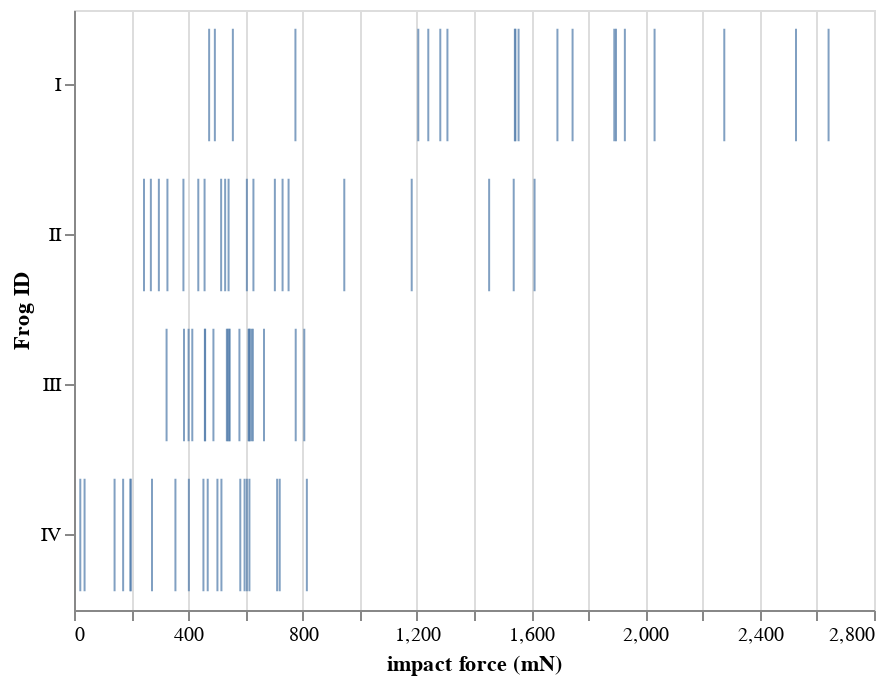

Notebook code cell kept with this figure:
### Code cell
alt.Chart(df
    ).mark_tick(
    ).encode(
        x='impact force (mN):Q',
        y=alt.Y('ID:N', title='Frog ID')
    )
